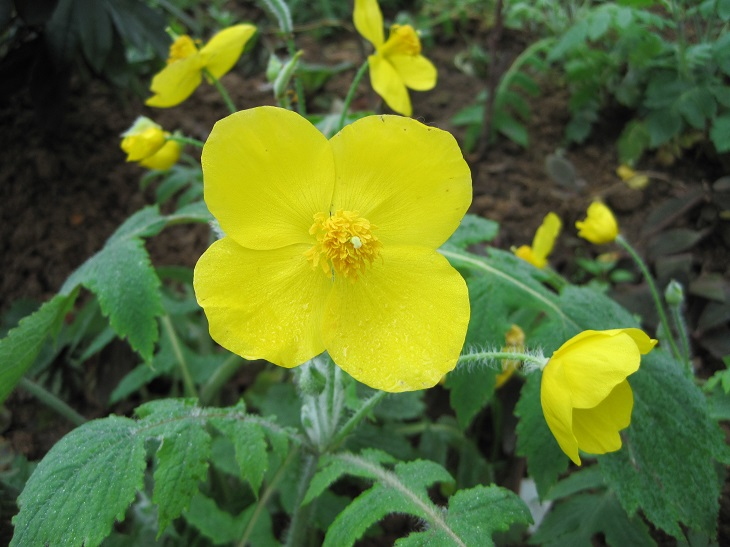
#> input picture 3-3图像美化/image0.JPG, 730 x 547 px, found by its file name
$ python '05彩色直方图源码.py'   (older library calls are emulated)
#> lines starting #> are read from the running program, lines starting #| are printed output that depends on the picture
# 本质：统计每个像素灰度 出现的概率 0-255 p
import cv2
import numpy as np
import matplotlib.pyplot as plt

img = cv2.imread('image0.jpg', 1)
#> img is the input picture: shape (547, 730, 3); mean B, G, R 48.7, 109.6, 90.1
imgInfo = img.shape
#> imgInfo = (547, 730, 3)
height = imgInfo[0]
#> height = 547
width = imgInfo[1]
#> width = 730

count_b = np.zeros(256, np.float)
count_g = np.zeros(256, np.float)
count_r = np.zeros(256, np.float)
for i in range(0, height):
    for j in range(0, width):
        (b, g, r) = img[i, j]
        index_b = int(b)
        index_g = int(g)
        index_r = int(r)
        count_b[index_b] = count_b[index_b] + 1
        count_g[index_g] = count_g[index_g] + 1
        count_r[index_r] = count_r[index_r] + 1
#> after the loop, count_b = 256 values, max 6211 at index 41, min 0 at index 204, mean 1559.8; count_g = 256 values, max 3003 at index 208, min 0 at index 0, mean 1559.8; count_r = 256 values, max 5519 at index 49, min 0 at index 0, mean 1559.8
for i in range(0, 256):
    count_b[i] = count_b[i] / (height * width)
    count_g[i] = count_g[i] / (height * width)
    count_r[i] = count_r[i] / (height * width)
#> after the loop, count_b = 256 values, max 0.0156 at index 41, min 0 at index 204, mean 0.00391; count_g = 256 values, max 0.00752 at index 208, min 0 at index 0, mean 0.00391; count_r = 256 values, max 0.0138 at index 49, min 0 at index 0, mean 0.00391
x = np.linspace(0, 255, 256)
y1 = count_b
#> y1 has the same summary as count_b
plt.figure()
plt.bar(x, y1, 0.9, alpha=1, color='b')
y2 = count_g
#> y2 has the same summary as count_g
plt.figure()
plt.bar(x, y2, 0.9, alpha=1, color='g')
y3 = count_r
#> y3 has the same summary as count_r
plt.figure()
plt.bar(x, y3, 0.9, alpha=1, color='r')
plt.show()
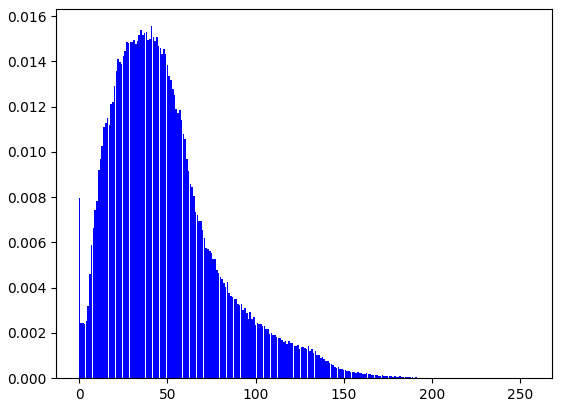
#> figure drawn by matplotlib, 1 panel; tallest bar 0.0156 high, from x = 40.55 to 41.45
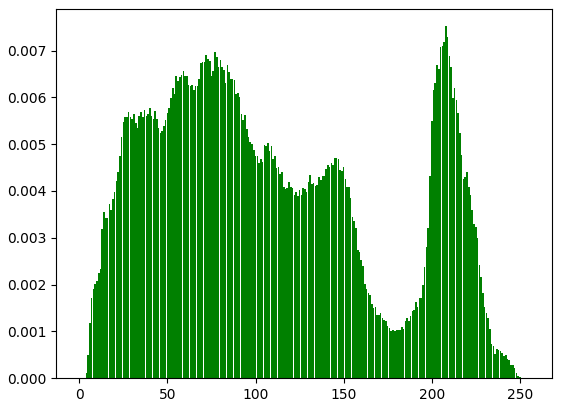
#> figure drawn by matplotlib, 1 panel; tallest bar 0.00752 high, from x = 207.6 to 208.5
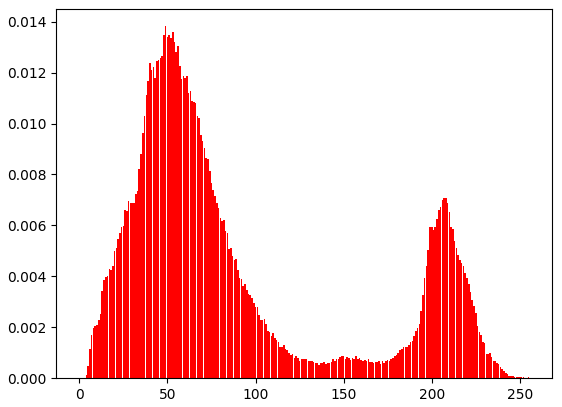
#> figure drawn by matplotlib, 1 panel; tallest bar 0.0138 high, from x = 48.55 to 49.45
cv2.waitKey(0)
